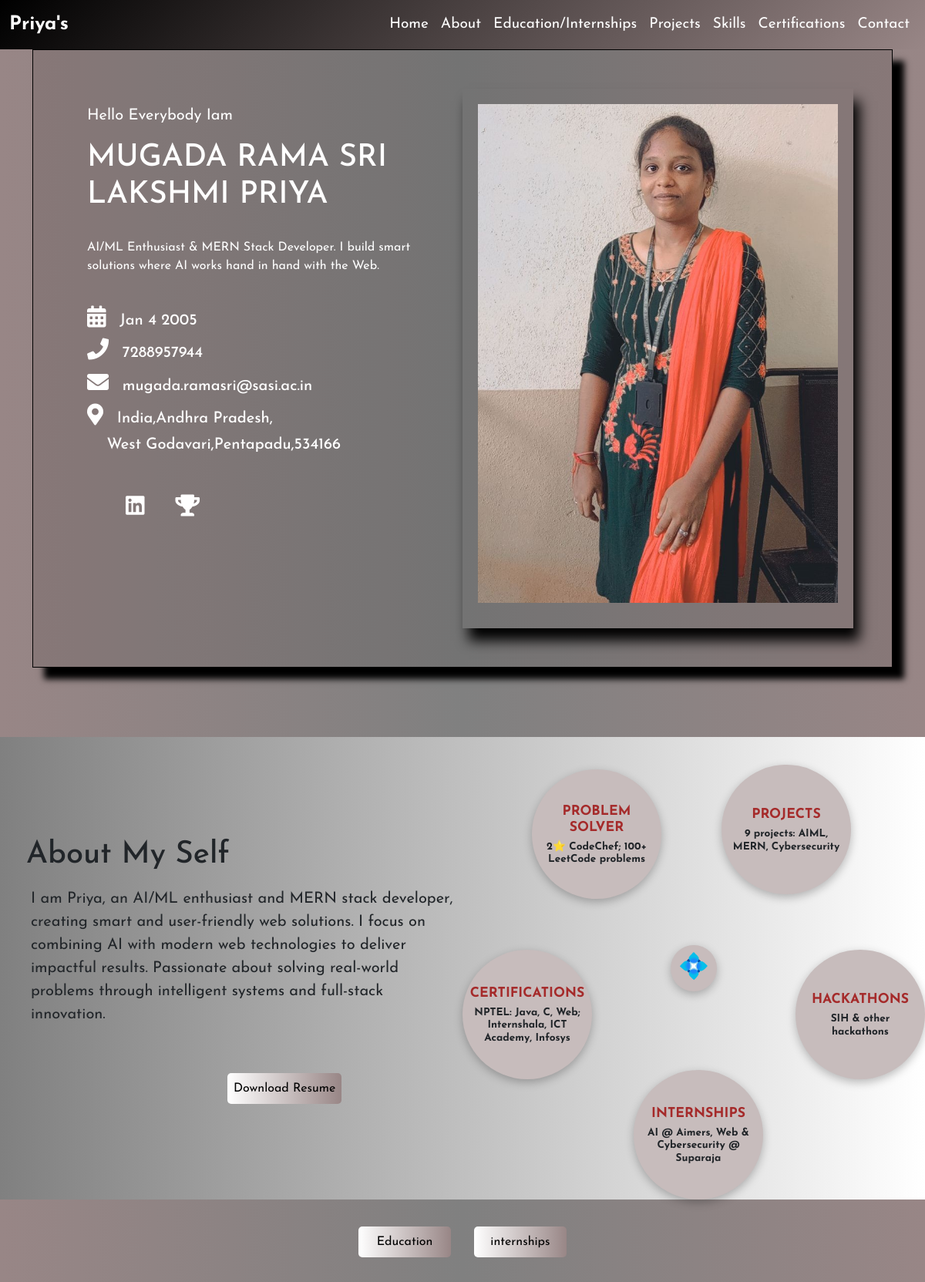
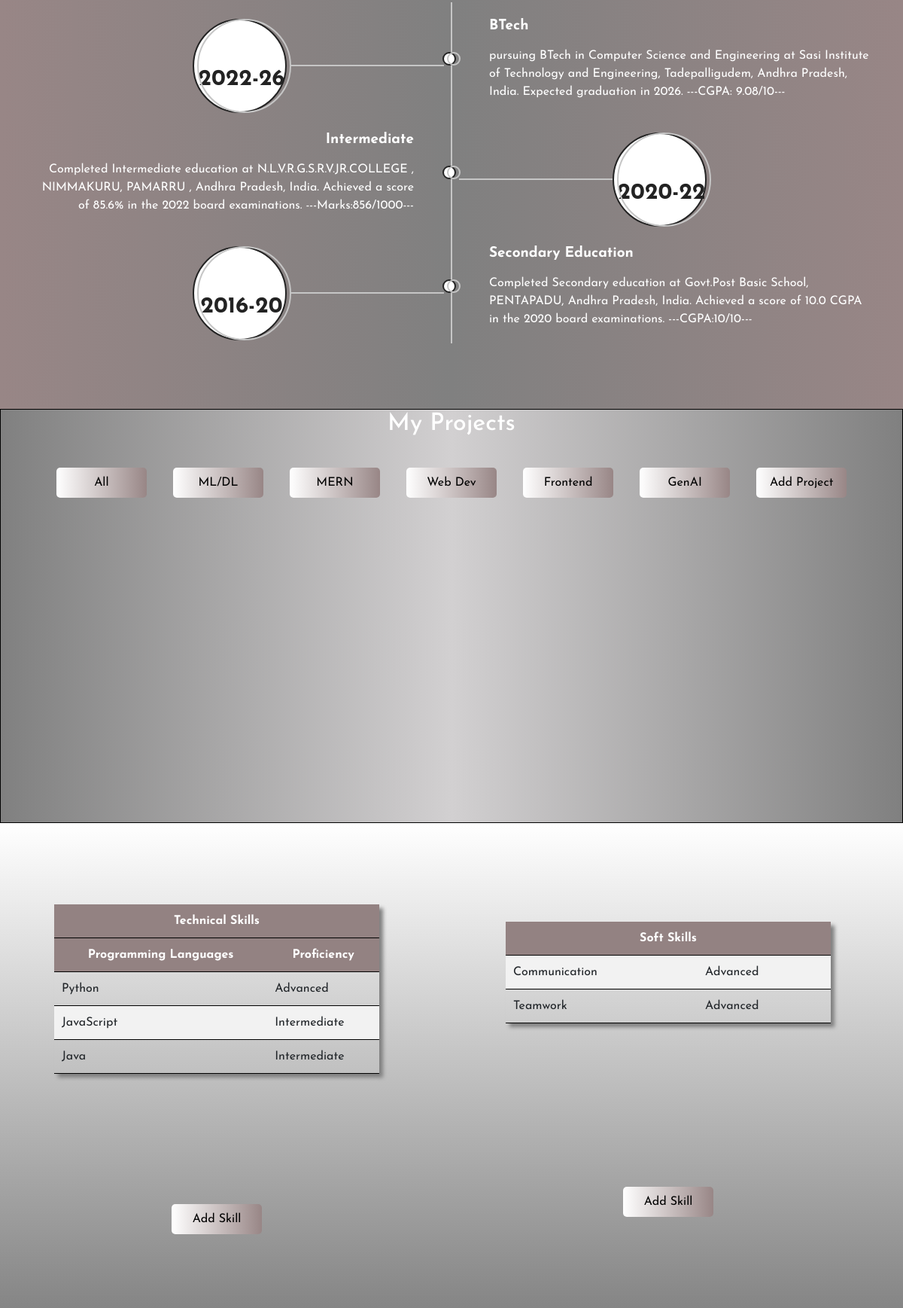
The page / (upper part) on the database its author committed (2 pictures, top to bottom).
### tables this page shows
CREATE TABLE IF NOT EXISTS technical_skills (
    id INT AUTO_INCREMENT PRIMARY KEY,
    programming_language VARCHAR(100) NOT NULL,
    proficiency VARCHAR(50) NOT NULL
);

CREATE TABLE IF NOT EXISTS soft_skills (
    id INT AUTO_INCREMENT PRIMARY KEY,
    skills VARCHAR(100) NOT NULL,
    proficiency VARCHAR(50) NOT NULL
);

### index1.php (called while the page is built, shortened)
<?php
require_once __DIR__ . '/config/db_config.php';
$sql="select * from soft_skills";
$soft_skills=mysqli_query($conn,$sql);
$sql="select * from technical_skills";
$technical_skills=mysqli_query($conn,$sql);
?>

### index.php (the view, shortened to what this page needs)
<!doctype html>
<html lang="en">
<head>
  <link rel="stylesheet" href="./css/home.css">
  <link rel="stylesheet" href="./css/about.css">
  <link rel="stylesheet" href="./css/edu.css">
  <link rel="stylesheet" href="./css/projects.css">
  <link rel="stylesheet" href="./css/skills.css">
  <link rel="stylesheet" href="./css/certifications.css">
  <link href="https://use.fontawesome.com/releases/v5.11.2/css/all.css" rel="stylesheet" />
  <link href="https://cdn.jsdelivr.net/npm/bootstrap@5.3.8/dist/css/bootstrap.min.css" rel="stylesheet"
>
  <?php include("./index1.php") ?>
</head>
<body>
  <nav class="navbar navbar-expand-lg sticky-top" style="background-color: black;">
    <div class="container-fluid">
      <a class="navbar-brand" href="#" style="color: white;font-size: 25px;font-weight: bolder;">Priya's</a>
      <div class="collapse navbar-collapse " id="navbarText">
        <ul class="navbar-nav ms-auto mb-2 mb-lg-0">
          <li class="nav-item">
            <a class="nav-link active" aria-current="page" href="#" style="color: white;font-size: 19px;">Home</a>
          </li>
          <li class="nav-item">
            <a class="nav-link" href="#About" style="color:white;font-size: 19px;">About</a>
          </li>
          <li class="nav-item">
            <a class="nav-link" href="#edu" style="color:white;font-size: 19px;">Education/Internships</a>
          </li>
          <li class="nav-item">
            <a class="nav-link" href="#Projects" style="color: white;font-size: 19px; ">Projects</a>
          </li>
          <li class="nav-item">
            <a class="nav-link" href="#skills" style="color: white;font-size: 19px;">Skills</a>
          </li>
          <li class="nav-item">
            <a class="nav-link" href="#certifications" style="color: white;font-size: 19px;">Certifications</a>
          </li>
          <li class="nav-item">
            <a class="nav-link" href="#" data-bs-toggle="modal" data-bs-target="#exampleModal"
              style="color: white;font-size: 19px;">Contact</a>
          </li>
        </ul>
      </div>
    </div>
  </nav>
  <div class="home" style="background-color:#988686;">
    <div class="container">
      <div class="row justify-content-center g-0">
        <div class="col-lg-11 col-md-11 col-sm-11" id="main">
          <div class="row g-0" id="main">
            <div class="col-lg-6 col-md-12 col-sm-12  sub">
              <p style="font-size: 20px;">Hello Everybody Iam </br>
              <h1>MUGADA RAMA SRI LAKSHMI PRIYA</h1></br>
              AI/ML Enthusiast & MERN Stack Developer.
              I build smart solutions where AI works hand in hand with the Web.
              </p>
              <h3><i class="fas fa-calendar-alt"></i> &nbsp;<span>Jan 4 2005</span></h5>
                <h3><i class="fas fa-phone"></i> &nbsp;<span>7288957944</span></h3>
                <h3><i class="fas  fa-envelope"></i> &nbsp;<span>mugada.ramasri@sasi.ac.in</span></h3>
                <h3><i class="fas fa-map-marker-alt"></i> &nbsp;<span>India,Andhra Pradesh,</br>&nbsp; &nbsp; West
                    Godavari,Pentapadu,534166</span></h3>
                <div class="icons">
                  <div style="padding: 20px;">
                    <a href="#">
                      <h3><i class="fab fa-linkedin" style="color:white;"></i></h3>
                    </a>
                  </div>
                  <div style="padding: 20px;">
                    <a href="#">
                      <h3><i class="fas fa-trophy" style="color: white;"></i></h3>
                    </a>
                  </div>
                </div>
            </div>
            <div class="col-lg-6 col-md-12 col-sm-12  sub " style="box-shadow: 8px 16px 16px black;">
              <img src="./images/photo.jpg" alt="photo" class="img-fluid">
            </div>
          </div>
        </div>
      </div>
    </div>
  </div>
  <div class="about" id="About">
    <div class="sub1">
      <div class="row g-0">
        <div class="card1 col-lg-6 col-md-12 col-sm-12">
          <div class="row g-0" id="boxed">
            <div class="a">
              <h1 style="align-self: self-start;padding-left: 4px;"> About My Self</h1>
              <p style="font-size: 20px;padding: 10px;">I am Priya, an AI/ML enthusiast and MERN stack developer,
                creating smart and user-friendly web solutions. I focus on combining AI with modern web technologies to
                deliver impactful results. Passionate about solving real-world problems through intelligent systems and
                full-stack innovation.</p>
            </div>
            <a href="./files/Resume.pdf" download style="padding-left: 250px;"><button class="button"
                style="width: fit-content; padding: 8px;">Download Resume</button></a>
          </div>
        </div>
        <div class="card1 col-lg-6 col-md-12 col-sm-12">
          <div class="round-container">
            <div class="round center" style="width: 50px;height: 60px;">💠</div>
            <div class="round one">
              <h5>Projects</h5>
              <p>9 projects: AIML, MERN, Cybersecurity</p>
            </div>
            <div class="round two">
              <h5>Hackathons</h5>
              <p>SIH & other hackathons</p>
            </div>
            <div class="round three">
              <h5>Internships</h5>
              <p>AI @ Aimers, Web & Cybersecurity @ Suparaja</p>
            </div>
            <div class="round four">
              <h5>Certifications</h5>
              <p>NPTEL: Java, C, Web; Internshala, ICT Academy, Infosys</p>
            </div>
            <div class="round five">
              <h5>Problem Solver</h5>
              <p>2⭐ CodeChef; 100+ LeetCode problems</p>
            </div>
          </div>
        </div>
      </div>
    </div>
  </div>
  <div class="buttons" id="edu">
    <button class="button" onclick="showSection('edu')">Education</button>
    <button class="button" onclick="showSection('intern')">internships</button>
  </div>
  <div class="edu-section">
    <div class="container">
      <div class="main-timeline">
        <div class="timeline">
          <div class="icon"></div>
          <div class="date-content">
            <div class="date-outer">
              <span class="date">
                <span class="month">4 Years</span>
                <span class="year">2022-26</span>
              </span>
            </div>
          </div>
          <div class="timeline-content">
            <h5 class="title">BTech</h5>
            <p class="description">
              pursuing BTech in Computer Science and Engineering at Sasi Institute of Technology and Engineering,
              Tadepalligudem, Andhra Pradesh, India. Expected graduation in 2026.
              ---CGPA: 9.08/10---
            </p>
          </div>
        </div>
        <div class="timeline">
          <div class="icon"></div>
          <div class="date-content">
            <div class="date-outer">
              <span class="date">
                <span class="month">2 Years</span>
                <span class="year">2020-22</span>
              </span>
            </div>
          </div>
          <div class="timeline-content">
            <h5 class="title">Intermediate</h5>
            <p class="description">
              Completed Intermediate education at N.L.V.R.G.S.R.V.JR.COLLEGE , NIMMAKURU, PAMARRU , Andhra Pradesh,
              India.
              Achieved a score of 85.6% in the 2022 board examinations.
              ---Marks:856/1000---
            </p>
          </div>
        </div>
        <div class="timeline">
          <div class="icon"></div>
          <div class="date-content">
            <div class="date-outer">
              <span class="date">
                <span class="month">4 Years</span>
                <span class="year">2016-20</span>
              </span>
            </div>
          </div>
          <div class="timeline-content">
            <h5 class="title">Secondary Education</h5>
            <p class="description">
              Completed Secondary education at Govt.Post Basic School, PENTAPADU, Andhra Pradesh, India. Achieved a
              score of 10.0
              CGPA in the 2020 board examinations.
              ---CGPA:10/10---
            </p>
          </div>
        </div>
      </div>
    </div>
  </div>
  <div class="projects" id="Projects">
    <div class="container">
      <h2 class="text-center mb-4" style="color:white;">My Projects</h2>
      <div class="text-center mb-4">
        <button class="button" onclick="filterProjects('all')">All</button>
        <button class="button" onclick="filterProjects('ml')">ML/DL</button>
        <button class="button" onclick="filterProjects('mern')">MERN</button>
        <button class="button" onclick="filterProjects('web')">Web Dev</button>
        <button class="button" onclick="filterProjects('frontend')">Frontend</button>
        <button class="button" onclick="filterProjects('genai')">GenAI</button>
        <button type="button" class="button" data-bs-toggle="modal" data-bs-target=".bd-example-modal-lg">
          Add Project
        </button>
      </div>
    </div>
  </div>
  <div class="skills" id="skills">
    <div class="row">
      <div class="skill-table col-lg-6 col-md-11 col-sm-11">
        <table id="technical">
          <tr>
            <th colspan="2">Technical Skills</th>
          </tr>
          <tr>
            <th>Programming Languages</th>
            <th>Proficiency</th>
          </tr>
          <?php while ($row = mysqli_fetch_assoc($technical_skills)): ?>
            <tr>
              <td><?php echo $row['programming_language'] ?></td>
              <td><?php echo $row['proficiency'] ?></td>
            </tr>
          <?php endwhile; ?>
        </table>
        <button type="button" class="button" data-bs-toggle="modal" data-bs-target="#skill_add" id="technical_skill">
          Add Skill
        </button>
      </div>
      <div class="skill-table col-lg-6 col-md-11 col-sm-11">
        <table id="soft">
          <tr>
            <th colspan="2">Soft Skills</th>
          </tr>
          <?php while ($row = mysqli_fetch_assoc($soft_skills)): ?>
            <tr>
              <td><?php echo $row['skills'] ?></td>
              <td><?php echo $row['proficiency'] ?></td>
            </tr>
          <?php endwhile; ?>
        </table>
        <button type="button" class="button" data-bs-toggle="modal" data-bs-target="#skill_add">
          Add Skill
        </button>
      </div>
    </div>
  </div>
</body>
</html>

### css/home.css (style rules this page uses)
* { box-sizing: border-box; margin: 0; padding: 0; }
nav.navbar { height: auto; background: linear-gradient(to left, #988686,grey,#988686); }
#main { min-height: 750px; width: 100%; padding-bottom: 40px; }
#main .row { display: flex; flex-wrap: wrap; align-items: center; border: 1px solid black; box-shadow: 15px 15px 8px black; padding: 50px; background: rgba(0,0,0,0.1); }
#main .row .sub { flex: 1 1 50%; min-height: 700px; padding: 20px; }
.home { min-height: 750px; width: 100%; background: linear-gradient(to left, #988686,grey,#988686); color: white; display: flex; align-items: center; padding-bottom: 50px; }
.button { background-color: #EF5C4F; border: none; color: white; padding: 10px 20px; cursor: pointer; font-size: 1rem; border-radius: 5px; }

### css/about.css (style rules this page uses)
* { box-sizing: border-box; margin: 0px; font-family: "Josefin Sans", sans-serif; }
.about .sub1 .row { height: 100%; width: 100%; justify-content: center; }
.icon { height: 35px; width: 35px; align-self: flex-start; margin: 10px; }
.about { min-height: 600px; width: 100%; display: flex; justify-content: center; align-items: flex-start; background: linear-gradient(to right,grey,white); }
.sub1 { width: 95%; display: flex; justify-content: center; align-items: flex-start; flex-wrap: wrap; }
.card1 { width: 50%; display: flex; flex-direction: column; margin-bottom: 0px; display: flex; justify-content: center; align-items: center; }
#About, #edu, #Projects, #Skills, #certifications { scroll-margin-top: 60px; }
span { font-size: 20px; }
.icons { display: flex; margin: 30px; }
.a { width: 100%; min-height: 80px; height: auto; padding: 20px; }
#boxed { height: auto; min-height: 540px; display: flex; justify-content: center; align-items: center; flex-direction: column; }
.round.one { top: 6%; left: 70%;transform: translate(-50%, 0); }
.round.two { top: 60%; right: 0%; transform: translate(0, -50%); }
.round.three { bottom: 0%; left: 51%; transform: translate(-50%, 0); }
.round.four { top: 60%; left: 0%; transform: translate(0, -50%); }
.round.five { top: 7%; left: 15%; transform: translate(0, 0); }
.round-container { position: relative; width: 70vw; max-width: 600px; aspect-ratio: 1 / 1; margin: 0 auto; }
.round { position: absolute; width: 28%; aspect-ratio: 1 / 1; border-radius: 50%; background-color: #c7bcbc; display: flex; flex-direction: column; justify-content: center; align-items: center; text-align: center; padding: 10px; font-weight: bold; box-shadow: 0px 4px 12px rgba(0,0,0,0.25); transition: transform 0.3s ease; }
.round.center { top: 50%; left: 50%; transform: translate(-50%, -50%); font-size: 2rem; }
.round h5 { margin: 0 0 5px 0; font-size: 1rem; }
.round p { margin: 0; font-size: 0.85rem; line-height: 1.2; }
.round h5 { display: inline-block; padding: 2px 6px; border-radius: 5px; color: brown; font-weight: 700; font-size: 1.1rem; text-transform: uppercase; margin-bottom: 5px; }

### css/projects.css (style rules this page uses)
.projects { min-height: 550px; height: auto; border: 1px solid black; background: linear-gradient(to left,gray,#D2D0D1, gray); margin-top: 0%; }
.projects .container { padding-top: 0; padding-bottom: 0; }

### css/skills.css (style rules this page uses)
.skills { padding: 0px; height: auto; min-height: 670px; width: 100%; background: linear-gradient(to bottom,white,gray); }
.skills .row { min-height: 670px; height: auto; display: flex; width: 100%; justify-content: center; align-items: center; }
.skill-table { height: auto; min-height: 670px; width: 50%; display: flex; justify-content: center; align-items: center; padding: 30px; flex-wrap: wrap; }
.skill-table td { border-bottom: 1px solid black; padding: 10px; text-align: left; width: auto; }
.skill-table th { border-bottom: 1px solid black; padding: 10px; text-align: center; background-color:#938282; color: white; }
tr:nth-child(even) { background-color: #f2f2f2; }
.skill-table table { width: 75%; max-width: 80%; box-shadow: 5px 5px 5px grey; }

### rows shown on the page
technical_skills: programming_language "Python", proficiency "Advanced"
technical_skills: programming_language "JavaScript", proficiency "Intermediate"
technical_skills: programming_language "Java", proficiency "Intermediate"
soft_skills: skills "Communication", proficiency "Advanced"
soft_skills: skills "Teamwork", proficiency "Advanced"
